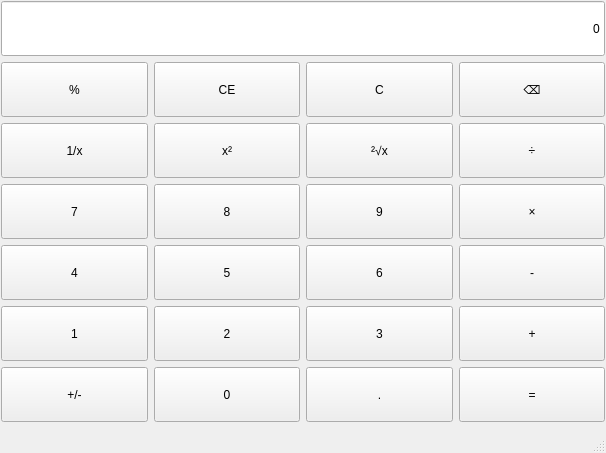
<?xml version="1.0" encoding="UTF-8"?>
<ui version="4.0">
 <class>MainWindow</class>
 <widget class="QMainWindow" name="MainWindow">
  <property name="geometry">
   <rect>
    <x>0</x>
    <y>0</y>
    <width>606</width>
    <height>453</height>
   </rect>
  </property>
  <property name="sizePolicy">
   <sizepolicy hsizetype="Preferred" vsizetype="Preferred">
    <horstretch>0</horstretch>
    <verstretch>0</verstretch>
   </sizepolicy>
  </property>
  <property name="windowTitle">
   <string>MainWindow</string>
  </property>
  <widget class="QWidget" name="centralwidget">
   <property name="sizePolicy">
    <sizepolicy hsizetype="Minimum" vsizetype="Minimum">
     <horstretch>0</horstretch>
     <verstretch>0</verstretch>
    </sizepolicy>
   </property>
   <layout class="QVBoxLayout" name="verticalLayout">
    <property name="leftMargin">
     <number>1</number>
    </property>
    <property name="topMargin">
     <number>1</number>
    </property>
    <property name="rightMargin">
     <number>1</number>
    </property>
    <item>
     <layout class="QGridLayout" name="gridLayout">
      <item row="1" column="2">
       <widget class="QPushButton" name="btnClear">
        <property name="sizePolicy">
         <sizepolicy hsizetype="Minimum" vsizetype="Minimum">
          <horstretch>0</horstretch>
          <verstretch>0</verstretch>
         </sizepolicy>
        </property>
        <property name="text">
         <string>C</string>
        </property>
       </widget>
      </item>
      <item row="4" column="0">
       <widget class="QPushButton" name="btnNum4">
        <property name="sizePolicy">
         <sizepolicy hsizetype="Minimum" vsizetype="Minimum">
          <horstretch>0</horstretch>
          <verstretch>0</verstretch>
         </sizepolicy>
        </property>
        <property name="text">
         <string>4</string>
        </property>
       </widget>
      </item>
      <item row="5" column="1">
       <widget class="QPushButton" name="btnNum2">
        <property name="sizePolicy">
         <sizepolicy hsizetype="Minimum" vsizetype="Minimum">
          <horstretch>0</horstretch>
          <verstretch>0</verstretch>
         </sizepolicy>
        </property>
        <property name="text">
         <string>2</string>
        </property>
       </widget>
      </item>
      <item row="4" column="1">
       <widget class="QPushButton" name="btnNum5">
        <property name="sizePolicy">
         <sizepolicy hsizetype="Minimum" vsizetype="Minimum">
          <horstretch>0</horstretch>
          <verstretch>0</verstretch>
         </sizepolicy>
        </property>
        <property name="text">
         <string>5</string>
        </property>
       </widget>
      </item>
      <item row="6" column="1">
       <widget class="QPushButton" name="btnNum0">
        <property name="sizePolicy">
         <sizepolicy hsizetype="Minimum" vsizetype="Minimum">
          <horstretch>0</horstretch>
          <verstretch>0</verstretch>
         </sizepolicy>
        </property>
        <property name="text">
         <string>0</string>
        </property>
       </widget>
      </item>
      <item row="2" column="1">
       <widget class="QPushButton" name="btnSquare">
        <property name="sizePolicy">
         <sizepolicy hsizetype="Minimum" vsizetype="Minimum">
          <horstretch>0</horstretch>
          <verstretch>0</verstretch>
         </sizepolicy>
        </property>
        <property name="text">
         <string>x²</string>
        </property>
       </widget>
      </item>
      <item row="3" column="1">
       <widget class="QPushButton" name="btnNum8">
        <property name="sizePolicy">
         <sizepolicy hsizetype="Minimum" vsizetype="Minimum">
          <horstretch>0</horstretch>
          <verstretch>0</verstretch>
         </sizepolicy>
        </property>
        <property name="text">
         <string>8</string>
        </property>
       </widget>
      </item>
      <item row="6" column="3">
       <widget class="QPushButton" name="btnEqual">
        <property name="sizePolicy">
         <sizepolicy hsizetype="Minimum" vsizetype="Minimum">
          <horstretch>0</horstretch>
          <verstretch>0</verstretch>
         </sizepolicy>
        </property>
        <property name="text">
         <string>=</string>
        </property>
       </widget>
      </item>
      <item row="4" column="3">
       <widget class="QPushButton" name="btnMinus">
        <property name="sizePolicy">
         <sizepolicy hsizetype="Minimum" vsizetype="Minimum">
          <horstretch>0</horstretch>
          <verstretch>0</verstretch>
         </sizepolicy>
        </property>
        <property name="text">
         <string>-</string>
        </property>
       </widget>
      </item>
      <item row="3" column="2">
       <widget class="QPushButton" name="btnNum9">
        <property name="sizePolicy">
         <sizepolicy hsizetype="Minimum" vsizetype="Minimum">
          <horstretch>0</horstretch>
          <verstretch>0</verstretch>
         </sizepolicy>
        </property>
        <property name="text">
         <string>9</string>
        </property>
       </widget>
      </item>
      <item row="4" column="2">
       <widget class="QPushButton" name="btnNum6">
        <property name="sizePolicy">
         <sizepolicy hsizetype="Minimum" vsizetype="Minimum">
          <horstretch>0</horstretch>
          <verstretch>0</verstretch>
         </sizepolicy>
        </property>
        <property name="text">
         <string>6</string>
        </property>
       </widget>
      </item>
      <item row="1" column="3">
       <widget class="QPushButton" name="btnDel">
        <property name="sizePolicy">
         <sizepolicy hsizetype="Minimum" vsizetype="Minimum">
          <horstretch>0</horstretch>
          <verstretch>0</verstretch>
         </sizepolicy>
        </property>
        <property name="text">
         <string>⌫</string>
        </property>
       </widget>
      </item>
      <item row="2" column="0">
       <widget class="QPushButton" name="btnInverse">
        <property name="sizePolicy">
         <sizepolicy hsizetype="Minimum" vsizetype="Minimum">
          <horstretch>0</horstretch>
          <verstretch>0</verstretch>
         </sizepolicy>
        </property>
        <property name="text">
         <string>1/x</string>
        </property>
       </widget>
      </item>
      <item row="2" column="3">
       <widget class="QPushButton" name="btnDivide">
        <property name="sizePolicy">
         <sizepolicy hsizetype="Minimum" vsizetype="Minimum">
          <horstretch>0</horstretch>
          <verstretch>0</verstretch>
         </sizepolicy>
        </property>
        <property name="text">
         <string>÷</string>
        </property>
       </widget>
      </item>
      <item row="3" column="3">
       <widget class="QPushButton" name="btnMultiple">
        <property name="sizePolicy">
         <sizepolicy hsizetype="Minimum" vsizetype="Minimum">
          <horstretch>0</horstretch>
          <verstretch>0</verstretch>
         </sizepolicy>
        </property>
        <property name="text">
         <string>×</string>
        </property>
       </widget>
      </item>
      <item row="6" column="0">
       <widget class="QPushButton" name="btnSign">
        <property name="sizePolicy">
         <sizepolicy hsizetype="Minimum" vsizetype="Minimum">
          <horstretch>0</horstretch>
          <verstretch>0</verstretch>
         </sizepolicy>
        </property>
        <property name="text">
         <string>+/-</string>
        </property>
       </widget>
      </item>
      <item row="3" column="0">
       <widget class="QPushButton" name="btnNum7">
        <property name="sizePolicy">
         <sizepolicy hsizetype="Minimum" vsizetype="Minimum">
          <horstretch>0</horstretch>
          <verstretch>0</verstretch>
         </sizepolicy>
        </property>
        <property name="text">
         <string>7</string>
        </property>
       </widget>
      </item>
      <item row="1" column="0">
       <widget class="QPushButton" name="btnPercentage">
        <property name="sizePolicy">
         <sizepolicy hsizetype="Minimum" vsizetype="Minimum">
          <horstretch>0</horstretch>
          <verstretch>0</verstretch>
         </sizepolicy>
        </property>
        <property name="text">
         <string>%</string>
        </property>
       </widget>
      </item>
      <item row="2" column="2">
       <widget class="QPushButton" name="btnSqrt">
        <property name="sizePolicy">
         <sizepolicy hsizetype="Minimum" vsizetype="Minimum">
          <horstretch>0</horstretch>
          <verstretch>0</verstretch>
         </sizepolicy>
        </property>
        <property name="text">
         <string>²√x</string>
        </property>
       </widget>
      </item>
      <item row="5" column="2">
       <widget class="QPushButton" name="btnNum3">
        <property name="sizePolicy">
         <sizepolicy hsizetype="Minimum" vsizetype="Minimum">
          <horstretch>0</horstretch>
          <verstretch>0</verstretch>
         </sizepolicy>
        </property>
        <property name="text">
         <string>3</string>
        </property>
       </widget>
      </item>
      <item row="6" column="2">
       <widget class="QPushButton" name="btnPeriod">
        <property name="sizePolicy">
         <sizepolicy hsizetype="Minimum" vsizetype="Minimum">
          <horstretch>0</horstretch>
          <verstretch>0</verstretch>
         </sizepolicy>
        </property>
        <property name="text">
         <string>.</string>
        </property>
       </widget>
      </item>
      <item row="1" column="1">
       <widget class="QPushButton" name="btnClearAll">
        <property name="sizePolicy">
         <sizepolicy hsizetype="Minimum" vsizetype="Minimum">
          <horstretch>0</horstretch>
          <verstretch>0</verstretch>
         </sizepolicy>
        </property>
        <property name="text">
         <string>CE</string>
        </property>
       </widget>
      </item>
      <item row="5" column="0">
       <widget class="QPushButton" name="btnNum1">
        <property name="sizePolicy">
         <sizepolicy hsizetype="Minimum" vsizetype="Minimum">
          <horstretch>0</horstretch>
          <verstretch>0</verstretch>
         </sizepolicy>
        </property>
        <property name="text">
         <string>1</string>
        </property>
       </widget>
      </item>
      <item row="5" column="3">
       <widget class="QPushButton" name="btnPlus">
        <property name="sizePolicy">
         <sizepolicy hsizetype="Minimum" vsizetype="Minimum">
          <horstretch>0</horstretch>
          <verstretch>0</verstretch>
         </sizepolicy>
        </property>
        <property name="text">
         <string>+</string>
        </property>
       </widget>
      </item>
      <item row="0" column="0" colspan="4">
       <widget class="QLineEdit" name="display">
        <property name="sizePolicy">
         <sizepolicy hsizetype="Expanding" vsizetype="Preferred">
          <horstretch>0</horstretch>
          <verstretch>0</verstretch>
         </sizepolicy>
        </property>
        <property name="layoutDirection">
         <enum>Qt::LeftToRight</enum>
        </property>
        <property name="text">
         <string>0</string>
        </property>
        <property name="alignment">
         <set>Qt::AlignRight|Qt::AlignTrailing|Qt::AlignVCenter</set>
        </property>
       </widget>
      </item>
     </layout>
    </item>
   </layout>
  </widget>
  <widget class="QMenuBar" name="menubar">
   <property name="geometry">
    <rect>
     <x>0</x>
     <y>0</y>
     <width>606</width>
     <height>26</height>
    </rect>
   </property>
  </widget>
  <widget class="QStatusBar" name="statusbar"/>
 </widget>
 <resources/>
 <connections/>
</ui>
